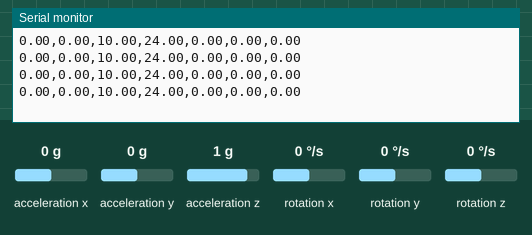
Simulated run of this sketch. Board: Arduino Uno, built with avr-gcc and run on an emulated ATmega328P. Shown: the last lines printed to the serial monitor. Wiring (inferred from the names in the program): MPU-6050 motion sensor at I2C address 0x68. Inputs (shaded band) come from the test bench; at power-on: acceleration x 0 g, acceleration y 0 g, acceleration z 1 g, rotation x 0 °/s, rotation y 0 °/s, rotation z 0 °/s.

Above: at 1.2 s.
1.3 s: acceleration x set to -1.4 g
At 1.73 s:
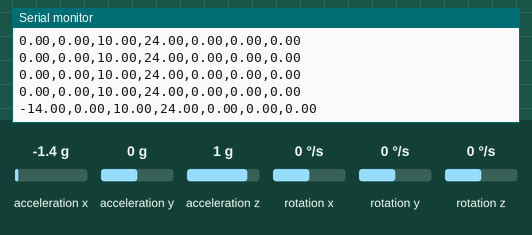
4.3 s: acceleration y set to -1.4 g
At 4.47 s:
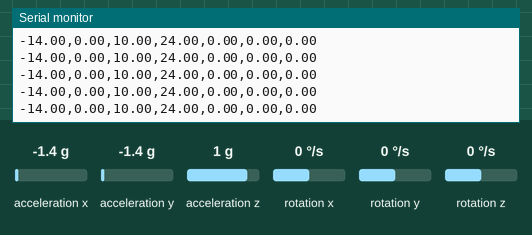
5.8 s: acceleration z set to -1.4 g
At 6.0 s:
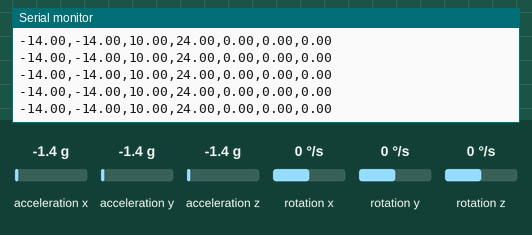
7.3 s: rotation x set to -192 °/s
At 7.52 s:
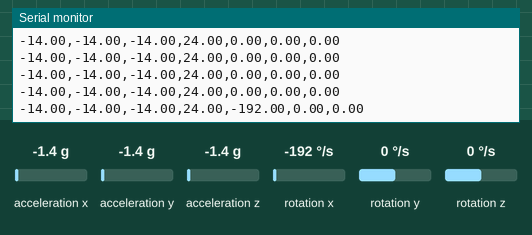
8.8 s: rotation y set to -192 °/s
At 9.04 s:
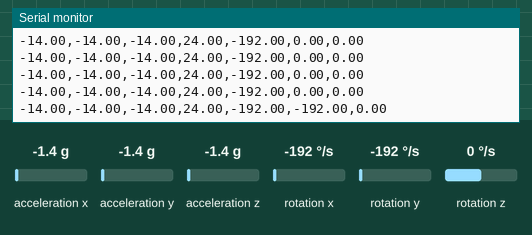

Measured:
- after the input at 1.3 s, the serial monitor: prints a new line after 0.23 s (image 1)
- after the input at 7.3 s, the serial monitor: prints a new line at once (image 4)
- after the input at 8.8 s, the serial monitor: prints a new line at once (image 5)

The sketch:

mpu6050.ino
```cpp
#include <Wire.h>

int testLoop = 20;
bool test = false;
bool saveToTxt = false;
bool saveToCsv = true;
// Endereço padrão I2C do MPU6050
const int MPU = 0x68;
int AcX, AcY, AcZ, Tmp, GyX, GyY, GyZ;

void setup()
{
    Serial.begin(9600);
    Wire.begin();
    Wire.beginTransmission(MPU);
    Wire.write(0x6B);

    Wire.write(0);
    Wire.endTransmission(true);
}

void saveToTxtF()
{
    Serial.print(" | gForceX: ");
    Serial.print(AcX / 1638.4);

    Serial.print(" | gForceY: ");
    Serial.print(AcY / 1638.4);

    Serial.print(" | gForceZ: ");
    Serial.print(AcZ / 1638.4);

    //Envia valor da temperatura para a serial e o LCD
    //Calcula a temperatura em graus Celsius
    Serial.print(" | Tmp = ");
    Serial.print(Tmp / 340.00 + 36.53);

    //Envia valor X do giroscopio para a serial e o LCD
    Serial.print(" | GyX = ");
    Serial.print(GyX / 131.0);

    //Envia valor Y do giroscopio para a serial e o LCD
    Serial.print(" | GyY = ");
    Serial.print(GyY / 131.0);

    //Envia valor Z do giroscopio para a serial e o LCD
    Serial.print(" | GyZ = ");
    Serial.println(GyZ / 131.0);

    delay(300);
}

void saveToCsvF()
{
    Serial.print(AcX / 1638.4);
    Serial.print(",");
    Serial.print(AcY / 1638.4);
    Serial.print(",");
    Serial.print(AcZ / 1638.4);
    Serial.print(",");
    Serial.print(Tmp / 340.00 + 36.53);
    Serial.print(",");
    Serial.print(GyX / 131.0);
    Serial.print(",");
    Serial.print(GyY / 131.0);
    Serial.print(",");
    Serial.print(GyZ / 131.0);
    Serial.println();

    delay(300);
}

void loop()
{
    Wire.beginTransmission(MPU);
    Wire.write(0x3B); // starting with register 0x3B (ACCEL_XOUT_H)
    Wire.endTransmission(false);
    //Solicita os dados do sensor
    Wire.requestFrom(MPU, 14, true);
    //Armazena o valor dos sensores nas variaveis correspondentes
    AcX = Wire.read() << 8 | Wire.read(); //0x3B (ACCEL_XOUT_H) & 0x3C (ACCEL_XOUT_L)
    AcY = Wire.read() << 8 | Wire.read(); //0x3D (ACCEL_YOUT_H) & 0x3E (ACCEL_YOUT_L)
    AcZ = Wire.read() << 8 | Wire.read(); //0x3F (ACCEL_ZOUT_H) & 0x40 (ACCEL_ZOUT_L)
    Tmp = Wire.read() << 8 | Wire.read(); //0x41 (TEMP_OUT_H) & 0x42 (TEMP_OUT_L)
    GyX = Wire.read() << 8 | Wire.read(); //0x43 (GYRO_XOUT_H) & 0x44 (GYRO_XOUT_L)
    GyY = Wire.read() << 8 | Wire.read(); //0x45 (GYRO_YOUT_H) & 0x46 (GYRO_YOUT_L)
    GyZ = Wire.read() << 8 | Wire.read(); //0x47 (GYRO_ZOUT_H) & 0x48 (GYRO_ZOUT_L)

    if (test == true)
    {
        for (int a = 0; a < testLoop; a++)
        {
            if (saveToTxt == true)
            {
                saveToTxtF();
            }

            if (saveToCsv == true)
            {
                saveToCsvF();
            }
        }
        Serial.print("Test suit completed.");
        Serial.println();

        // Since Arduino has no O.S., exit() is useless. There is no correct way to stop an Arduino program
        // since it is supposed to loop forever. For output purposes, calling while(1) {} traps the program
        // into a outputless loop, "stopping" it.
        while (1)
        {
        }
    }

    if (saveToTxt == true)
    {
        saveToTxtF();
    }

    if (saveToCsv == true)
    {
        saveToCsvF();
    }
}
```
